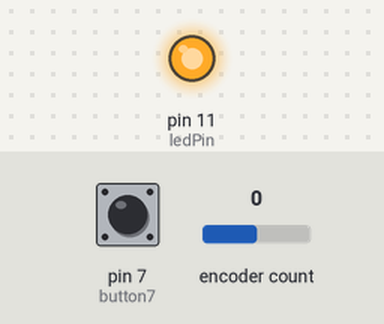
This sketch was run on a simulated Teensy 3. Parts: output pins drawn as LEDs (lit = HIGH). The test bench sets the inputs (shaded band); at power-on: pin 7 (button7) HIGH, encoder count 0.

Above: at 0.1 s.
At 1.6 s:
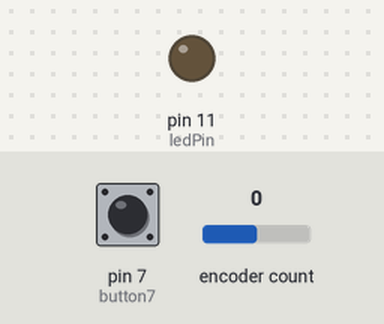
Timing chart, 0 to 3.1 s (numbered marks = the images above):
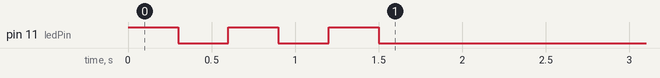

The sketch:

teensy_HID_volume.ino
```cpp
/* Volume knob with pushbutton mute toggle
 *  based on blink teensy example and encoder example
 */

#include <Bounce.h>
#define ENCODER_OPTIMIZE_INTERRUPTS
#include <Encoder.h>

//control serial output to terminal
bool serial_out = false;

Encoder myEnc(5,6);  //quad encoder on PD0, PD1
Bounce button7 = Bounce(7, 10);  //SW on PD2


// Teensy 2.0 has the LED on pin 11
// Teensy++ 2.0 has the LED on pin 6
// Teensy 3.x / Teensy LC have the LED on pin 13
const int ledPin = 11;

int pulse_duration = 300;  //length of LED pulse wait for on/off
int pulse_count = 3;  //num of led pulses

bool detect = false;
long skip_val = 2;

// the setup() method runs once, when the sketch starts

void setup() {
  // initialize the digital pin as an output.
  pinMode(ledPin, OUTPUT);  //led output
  boot_blink();  //flash on-board LED to show sign of life


  //init input pins D0,D1,D3 for pushbuttons with pullups, short to ground for input
  pinMode(7, INPUT_PULLUP);

  if(serial_out == true)
  {
    Serial.begin(9600);
    Serial.println("Basic Encoder Test:");
  }
}

long oldPosition = -999;

void boot_blink() {
  while(pulse_count >= 1){
    digitalWrite(ledPin, HIGH);   // set the LED on
    delay(pulse_duration);                  // wait for a second
    digitalWrite(ledPin, LOW);    // set the LED off
    delay(pulse_duration);                  // wait for a second
    pulse_count--;
  }

}


// the loop() methor runs over and over again,
// as long as the board has power
void loop() {

  //update inputs
  button7.update();

  long newPosition = myEnc.read();
/*
  if(newPosition != oldPosition){
    oldPosition = newPosition;
    Serial.println(newPosition);
  }
*/


//volume up event
if(newPosition > (oldPosition+skip_val)){
  oldPosition = newPosition;
  Keyboard.press(KEY_MEDIA_VOLUME_INC);
  Keyboard.release(KEY_MEDIA_VOLUME_INC);
  if(serial_out == true){
    Serial.println(newPosition);
    Serial.println("Up");
  }
}

//volume down event
if(newPosition < (oldPosition-skip_val))
  {
  oldPosition = newPosition;
  Keyboard.press(KEY_MEDIA_VOLUME_DEC);
  Keyboard.release(KEY_MEDIA_VOLUME_DEC);
  if(serial_out == true){
    Serial.println(newPosition);
    Serial.println("Down");
    }
  }


//toggle audio mute with pushbutton
  if (button7.fallingEdge()) {
    Keyboard.press(KEY_MEDIA_MUTE);
    Keyboard.release(KEY_MEDIA_MUTE);
    if(serial_out == true){
      Serial.println("MUTE");
    }
  }


/*  boot blink on pushbutton loop
  if (button7.fallingEdge()) {
    pulse_duration = 50;
    detect = true;
  }


if(detect != false){
  boot_blink();
  detect = false;
}
*/

}
```
